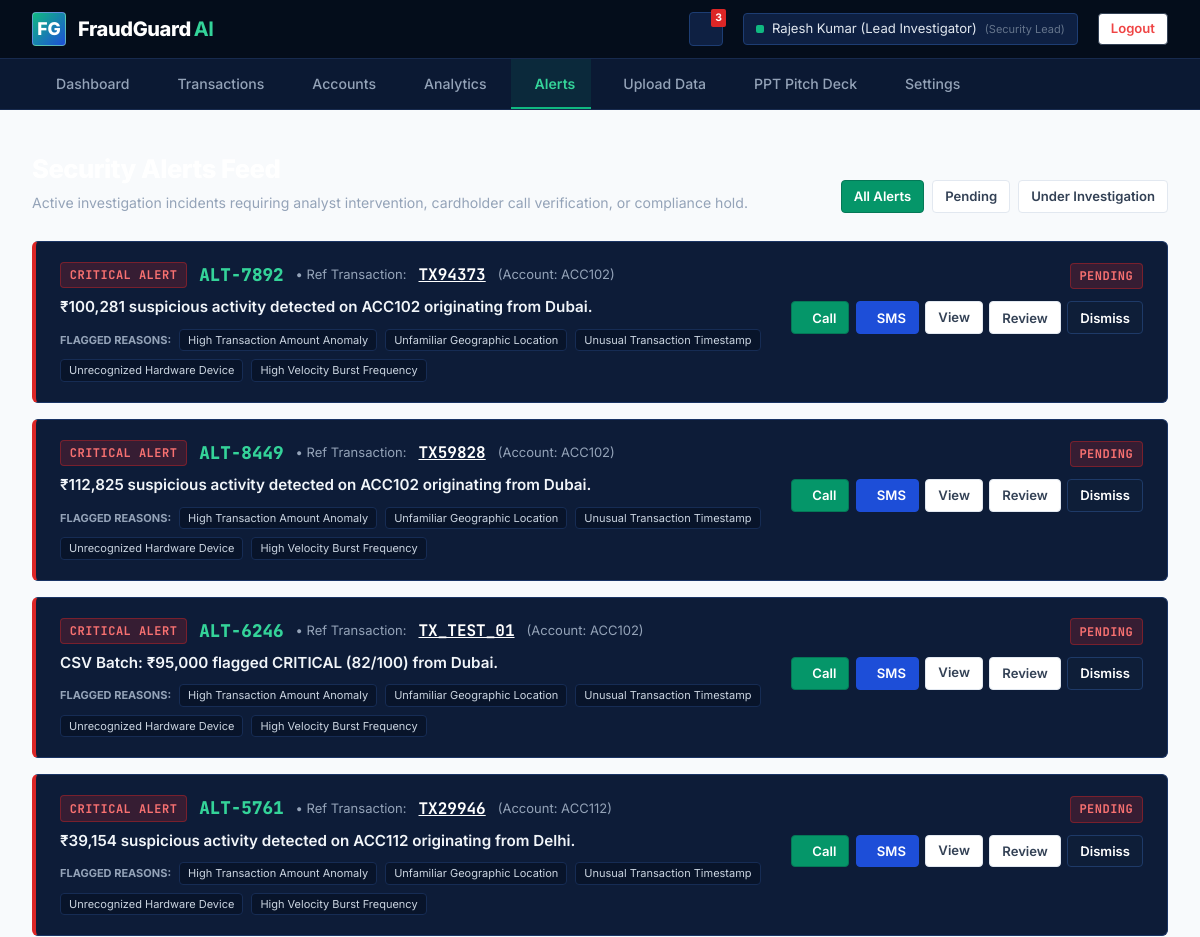
/alerts (signed in, upper part), run on an earlier commit of the app's database.
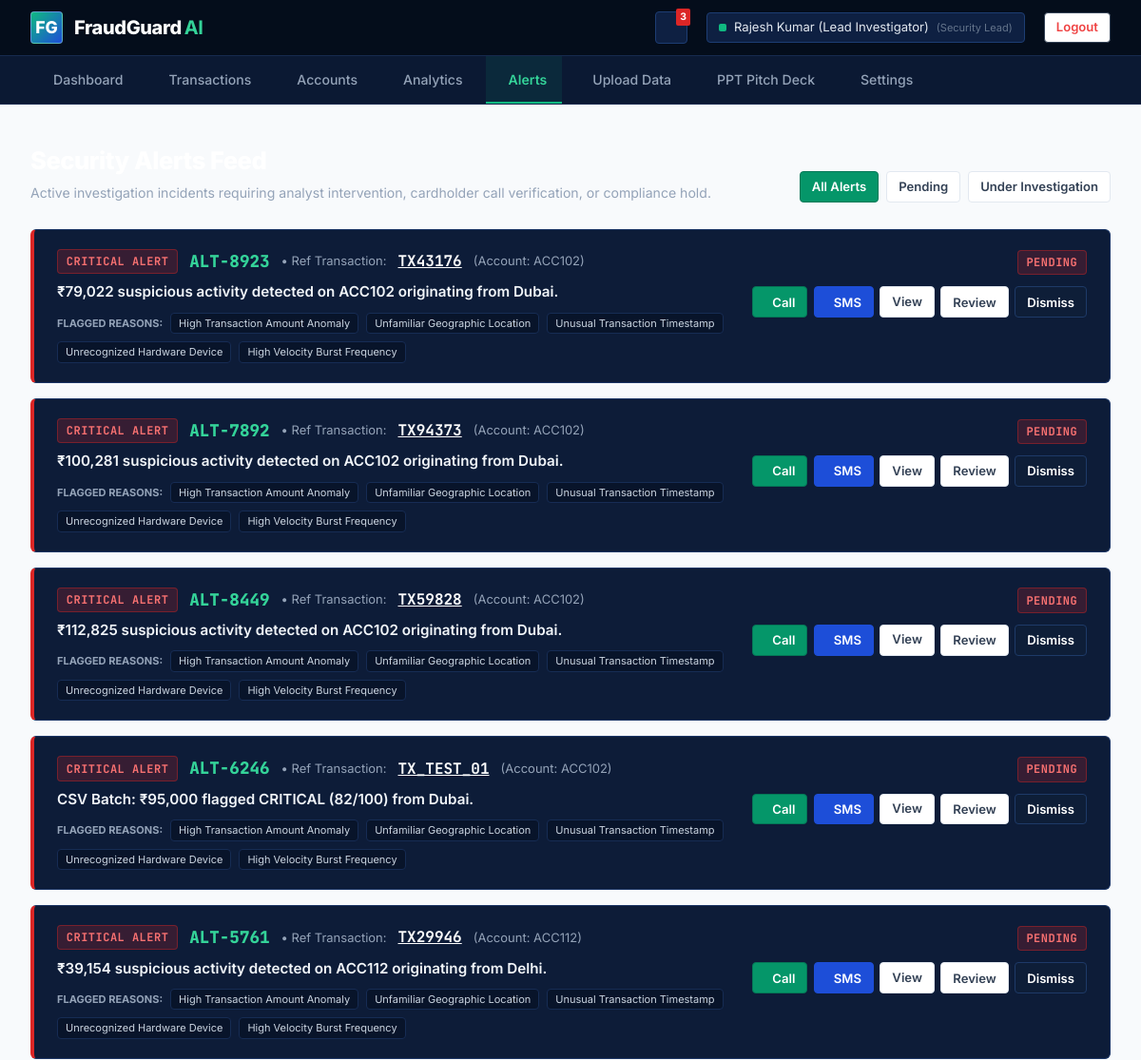
And on a later commit of the database.
### tables this page shows
CREATE TABLE alerts (
            id INTEGER PRIMARY KEY AUTOINCREMENT,
            alert_id TEXT UNIQUE NOT NULL,
            transaction_id TEXT NOT NULL,
            account_id TEXT NOT NULL,
            severity TEXT NOT NULL,
            message TEXT NOT NULL,
            reasons TEXT DEFAULT '[]',
            status TEXT DEFAULT 'PENDING',
            created_at TIMESTAMP DEFAULT CURRENT_TIMESTAMP,
            FOREIGN KEY (transaction_id) REFERENCES transactions (transaction_id)
        );

### app.py (the view)
@app.route('/alerts')
@login_required
def alerts_view():
    status_filter = request.args.get('status', 'ALL')
    alerts_list = get_all_alerts(status_filter=status_filter)
    for a in alerts_list:
        try:
            a['reasons_list'] = json.loads(a['reasons']) if a['reasons'] else []
        except Exception:
            a['reasons_list'] = []
    return render_template('alerts.html', alerts=alerts_list, status_filter=status_filter)

### app.py (called while the page is built)
def login_required(f):
    @wraps(f)
    def decorated_function(*args, **kwargs):
        if 'user_id' not in session:
            if request.is_json or request.path.startswith('/api/'):
                return jsonify({'success': False, 'message': 'Authentication required. Please log in.'}), 401
            return redirect(url_for('login_view', next=request.url))
        return f(*args, **kwargs)
    return decorated_function

### database.py (called while the page is built)
def get_db_connection():
    os.makedirs(os.path.dirname(DB_PATH), exist_ok=True)
    conn = sqlite3.connect(DB_PATH, timeout=30.0)
    conn.row_factory = sqlite3.Row
    return conn

def get_all_alerts(status_filter=None):
    conn = get_db_connection()
    if status_filter and status_filter != 'ALL':
        rows = conn.execute('SELECT * FROM alerts WHERE status = ? ORDER BY id DESC', (status_filter,)).fetchall()
    else:
        rows = conn.execute('SELECT * FROM alerts ORDER BY id DESC').fetchall()
    conn.close()
    return [dict(r) for r in rows]

### templates/alerts.html (shortened to what the changed rows need)
{% extends "base.html" %}
{% block content %}
<div class="app-main-content">
    <div style="margin-bottom: 1.75rem; display: flex; justify-content: space-between; align-items: flex-end;">
        <div>
            <h1 style="font-size: 1.6rem; font-weight: 800; color: #FFFFFF; letter-spacing: -0.02em;">
            </h1>
        </div>
    </div>
    <div style="display: flex; flex-direction: column; gap: 1rem;">
        {% for alert in alerts %}
        <div id="alert-row-{{ alert.alert_id }}" class="panel-card" style="border-left: 4px solid {% if alert.severity == 'CRITICAL' %}#DC2626{% elif alert.severity == 'HIGH' %}#EA580C{% else %}#D97706{% endif %}; padding: 1.25rem 1.5rem;">
            <div style="display: flex; justify-content: space-between; align-items: flex-start; gap: 1.5rem; flex-wrap: wrap;">
                <div style="flex: 1; min-width: 320px;">
                    <div style="display: flex; align-items: center; gap: 0.75rem; margin-bottom: 0.5rem;">
                        <span class="risk-tag {{ alert.severity.lower() }}">
                            {{ alert.severity }} ALERT
                        </span>
                        <span class="mono" style="font-weight: 800; color: #34D399; font-size: 1.1rem;">
                            {{ alert.alert_id }}
                        </span>
                        <span style="color: #94A3B8; font-size: 13px;">&bull; Ref Transaction:</span>
                        <a href="{{ url_for('transaction_details_view', tx_id=alert.transaction_id) }}" class="mono" style="font-weight: 700; color: #FFFFFF; text-decoration: underline;">
                            {{ alert.transaction_id }}
                        </a>
                        <span style="color: #94A3B8; font-size: 13px;">(Account: {{ alert.account_id }})</span>
                    </div>
                    <div style="font-size: 0.95rem; font-weight: 600; color: #F1F5F9; margin-bottom: 0.6rem;">
                        {{ alert.message }}
                    </div>
                    {% if alert.reasons_list %}
                    <div style="display: flex; flex-wrap: wrap; gap: 0.5rem; align-items: center;">
                        <span style="font-size: 11px; font-weight: 700; color: #94A3B8; text-transform: uppercase;">FLAGGED REASONS:</span>
                        {% for r in alert.reasons_list %}
                        <span style="background: #08142A; border: 1px solid #162C54; border-radius: 4px; padding: 2px 8px; font-size: 11px; color: #CBD5E1;">
                            {{ r }}
                        </span>
                        {% endfor %}
                    </div>
                    {% endif %}
                </div>
                <div style="display: flex; flex-direction: column; align-items: flex-end; gap: 0.75rem;">
                    <div>
                        <span id="status-badge-{{ alert.alert_id }}" class="risk-tag {% if alert.status == 'PENDING' %}critical{% elif alert.status == 'UNDER_INVESTIGATION' %}medium{% else %}low{% endif %}">
                            {{ alert.status }}
                        </span>
                    </div>
                    <div style="display: flex; gap: 0.4rem; flex-wrap: wrap;">
                        <button class="btn btn-green btn-sm btn-call-customer" data-account-id="{{ alert.account_id }}" data-tx-id="{{ alert.transaction_id }}">
                             Call
                        </button>
                        <button class="btn btn-primary btn-sm btn-send-message" data-account-id="{{ alert.account_id }}" data-tx-id="{{ alert.transaction_id }}">
                             SMS
                        </button>
                        <a href="{{ url_for('transaction_details_view', tx_id=alert.transaction_id) }}" class="btn btn-secondary btn-sm">
                            View
                        </a>
                        <button class="btn btn-secondary btn-sm btn-review-alert" data-alert-id="{{ alert.alert_id }}">
                            Review
                        </button>
                        <button class="btn btn-dark btn-sm btn-dismiss-alert" data-alert-id="{{ alert.alert_id }}">
                            Dismiss
                        </button>
                    </div>
                </div>
            </div>
        </div>
        {% endfor %}
    </div>
</div>
{% endblock %}

What changed in the data, as far as the page shows it:
added alerts: severity "CRITICAL", alert_id "ALT-8923", transaction_id "TX43176", account_id "ACC102", message "₹79,022 suspicious activity detected on ACC102 originating from Dubai.", reasons_list "High Transaction Amount Anomaly" "Unfamiliar Geographic Location" "Unusual Transaction Timestamp" "Unrecognized Hardware Device" "High Velocity Burst Frequency", status "PENDING"
